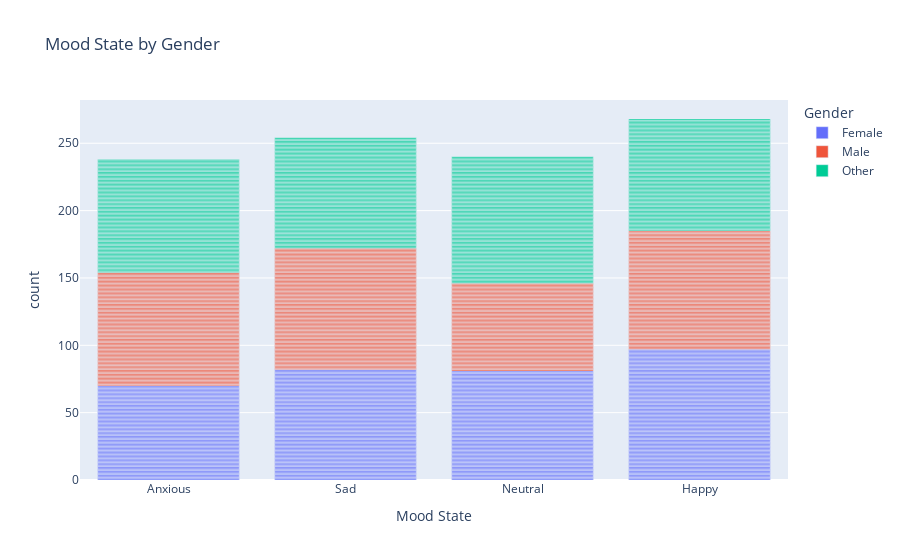
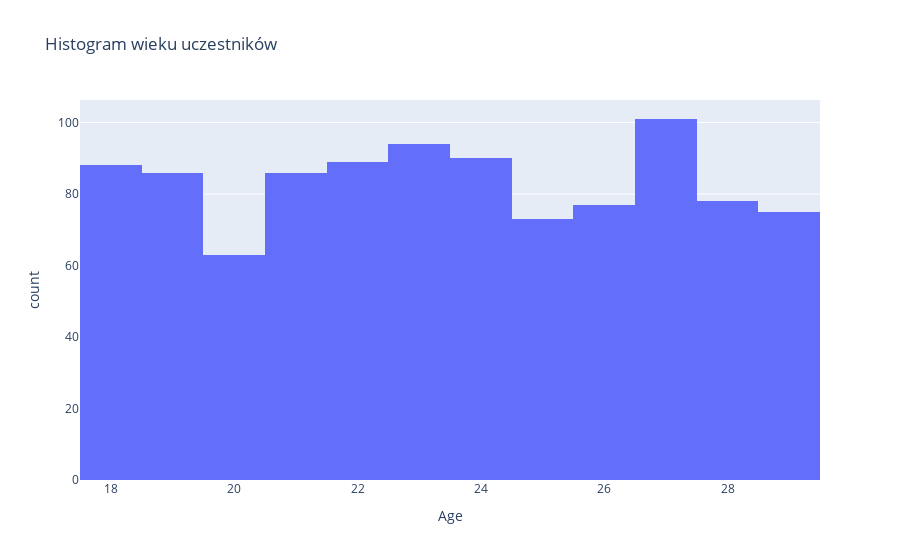

The notebook cell these images were saved under, in order:
### Code cell
import plotly.express as px

# Wykres słupkowy dla Mood State
fig = px.bar(data, x='Mood State', color='Gender', title='Mood State by Gender')
fig.show()

# Histogram wieku uczestników
fig = px.histogram(data, x='Age', nbins=20, title='Histogram wieku uczestników')
fig.show()

### Figure 1 — Plotly figure (JSON) as saved in the notebook; plotly's stock layout.template omitted (floating-point values rounded to 4 significant figures; data arrays with more than 128 entries replaced by an {"elided": "..."} marker saying what was removed)
{"data": [{"alignmentgroup": "True", "hovertemplate": "Gender=Female<br>Mood State=%{x}<br>count=%{y}<extra></extra>", "legendgroup": "Female", "marker": {"color": "#636efa", "pattern": {"shape": ""}}, "name": "Female", "offsetgroup": "Female", "orientation": "v", "showlegend": true, "textposition": "auto", "type": "bar", "x": {"elided": "330 str values"}, "xaxis": "x", "y": {"elided": "330 int values"}, "yaxis": "y"}, {"alignmentgroup": "True", "hovertemplate": "Gender=Male<br>Mood State=%{x}<br>count=%{y}<extra></extra>", "legendgroup": "Male", "marker": {"color": "#EF553B", "pattern": {"shape": ""}}, "name": "Male", "offsetgroup": "Male", "orientation": "v", "showlegend": true, "textposition": "auto", "type": "bar", "x": {"elided": "327 str values"}, "xaxis": "x", "y": {"elided": "327 int values"}, "yaxis": "y"}, {"alignmentgroup": "True", "hovertemplate": "Gender=Other<br>Mood State=%{x}<br>count=%{y}<extra></extra>", "legendgroup": "Other", "marker": {"color": "#00cc96", "pattern": {"shape": ""}}, "name": "Other", "offsetgroup": "Other", "orientation": "v", "showlegend": true, "textposition": "auto", "type": "bar", "x": {"elided": "343 str values"}, "xaxis": "x", "y": {"elided": "343 int values"}, "yaxis": "y"}], "layout": {"barmode": "relative", "legend": {"title": {"text": "Gender"}, "tracegroupgap": 0}, "title": {"text": "Mood State by Gender"}, "xaxis": {"anchor": "y", "domain": [0, 1], "title": {"text": "Mood State"}}, "yaxis": {"anchor": "x", "domain": [0, 1], "title": {"text": "count"}}}}

### Figure 2 — Plotly figure (JSON) as saved in the notebook; plotly's stock layout.template omitted (floating-point values rounded to 4 significant figures; data arrays with more than 128 entries replaced by an {"elided": "..."} marker saying what was removed)
{"data": [{"alignmentgroup": "True", "bingroup": "x", "hovertemplate": "Age=%{x}<br>count=%{y}<extra></extra>", "legendgroup": "", "marker": {"color": "#636efa", "pattern": {"shape": ""}}, "name": "", "nbinsx": 20, "offsetgroup": "", "orientation": "v", "showlegend": false, "type": "histogram", "x": {"elided": "1000 int values"}, "xaxis": "x", "yaxis": "y"}], "layout": {"barmode": "relative", "legend": {"tracegroupgap": 0}, "title": {"text": "Histogram wieku uczestników"}, "xaxis": {"anchor": "y", "domain": [0, 1], "title": {"text": "Age"}}, "yaxis": {"anchor": "x", "domain": [0, 1], "title": {"text": "count"}}}}
